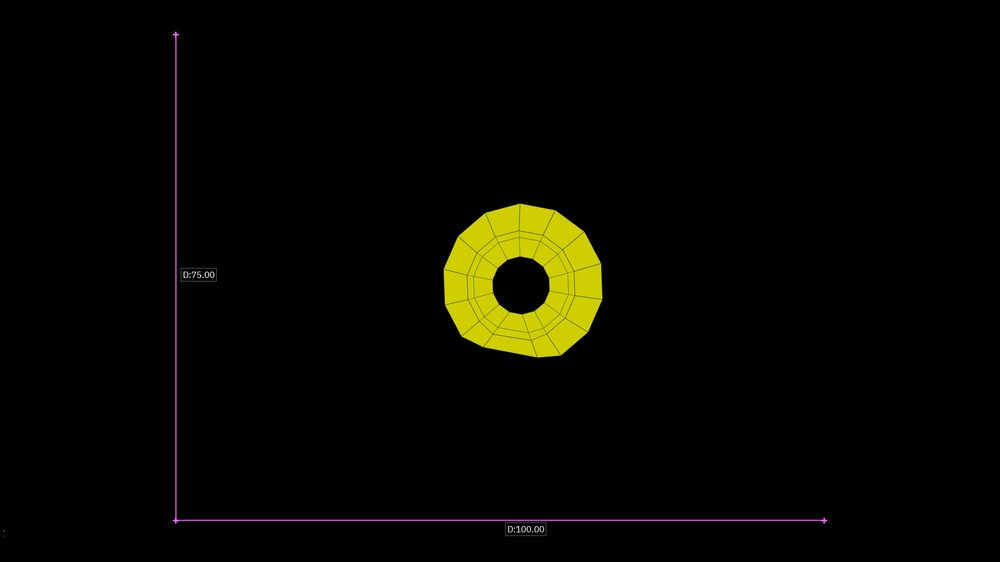
#> input picture jpeg images/hole_001_normalised.jpg, 1000 x 562 px, shrunk from 1920 x 1080 before the run
$ python -i axes_extraction.py   (imports and definitions only)
#> lines starting #> are read from the running program, lines starting #| are printed output that depends on the picture; after the words box and inside, x2 and y2 are one past the last pixel; in counts of white or black regions, pixels touching at a corner belong together
### Full Pipeline/utils.py
import os, cv2
import numpy as np
from pathlib import Path

"""Shared small utilities for image loading, coordinate conversion, and masks."""


def open_image(image):
    """Accept either a path or an image array and always return an OpenCV image."""
    if isinstance(image, str) or isinstance(image, Path):
        if not os.path.isfile(image):
            raise ValueError("Invalid file path")
        img = cv2.imread(image)
        if img is None:
            raise ValueError("File is not a valid image")
    elif isinstance(image, np.ndarray):
        img = image.copy()
    else:
        raise TypeError("Input must be a file path or an OpenCV image (numpy array)")

    return img


def create_color_mask_HSV(image, lower_bound=np.array([140, 50, 50]), upper_bound=np.array([170, 255, 255])):

    '''
    Default bounds are for pink axes

    :param image:
    :param lower_bound: in HSV color space
    :param upper_bound: in HSV color space
    :return:
    '''

    # Open Image
    img = open_image(image)

    # Convert to HSV
    hsv = cv2.cvtColor(img, cv2.COLOR_BGR2HSV)

    mask = cv2.inRange(hsv, lower_bound, upper_bound)

    return mask

# [53 lines left out: functions filter_nodes_keep_indices, custom_bgrtogray_transform, turn_green_to_black, not called in this run]

### Full Pipeline/extract_center_line.py
import cv2
import numpy as np
import matplotlib.pyplot as plt

"""Small custom thinning helper used when cleaning detected axis masks."""

def kernel_func(patch):
    if (patch[1,0]>0 and patch[1,2]>0) and (patch[0,1]==0 and patch[2,1]==0):
        return False
    elif (patch[0,1]>0 and patch[2,1]>0) and (patch[1,0]==0 and patch[1,2]==0):
        return False
    else:
        return True


def apply_custom_kernel_rule(img):
    """
    img: 2D numpy array (binary or grayscale)
    kernel_func: function that takes a local patch and returns True/False

    returns: modified image
    """

    img = img.copy()
    h, w = img.shape

    out = img.copy()

    # assume 3x3 kernel (can generalize later)
    k = 1  # radius

    for i in range(k, h - k):
        for j in range(k, w - k):

            # extract neighborhood patch
            patch = img[i - k:i + k + 1, j - k:j + k + 1]

            # apply custom rule
            if kernel_func(patch):
                out[i, j] = 0

    return out

### Full Pipeline/axes_extraction.py
import cv2
import numpy as np
import os
"""Detect the magenta axes and recover the image-to-model scaling."""

from extract_center_line import apply_custom_kernel_rule
from utils import *


def edge_det(mask, h):
    """Clean the axis mask and extract strong edges before Hough detection."""
    k = max(3, h // 500)
    kernel = np.ones((k, k), np.uint8)

    mask = cv2.morphologyEx(mask, cv2.MORPH_CLOSE, kernel)
    mask = cv2.morphologyEx(mask, cv2.MORPH_OPEN, kernel)

    # Edge detection
    edges = cv2.Canny(mask, 50, 150)

    return edges

def binarization(gray):
    """Binarize the magenta axis mask so line detection is more stable."""
    # Optional: denoise (helps adaptive threshold stability)
    gray = cv2.GaussianBlur(gray, (5, 5), 0)

    binary = cv2.adaptiveThreshold(
        gray,
        255,
        cv2.ADAPTIVE_THRESH_GAUSSIAN_C,
        cv2.THRESH_BINARY_INV,
        7,  # block size (must be odd)
        2  # constant subtracted from mean
    )

    kernel = np.ones((4, 4), np.uint8)
    dilated = cv2.dilate(binary, kernel, iterations=1)

    new_binary = cv2.adaptiveThreshold(
        dilated,
        255,
        cv2.ADAPTIVE_THRESH_GAUSSIAN_C,
        cv2.THRESH_BINARY_INV,
        7,  # block size (must be odd)
        2  # constant subtracted from mean
    )

    return new_binary

def preprocess(image_path):
    """Create a simple HSV mask of the magenta axes."""
    # 1. Load image
    img = cv2.imread(image_path)
    if img is None:
        raise ValueError("Image not found")

    # 2. Convert to HSV
    hsv = cv2.cvtColor(img, cv2.COLOR_BGR2HSV)

    # 3. Threshold pink/purple
    lower = np.array([140, 50, 50])
    upper = np.array([170, 255, 255])
    mask = cv2.inRange(hsv, lower, upper)

    gray = mask.copy()

    return gray

def extract_axes(image_path, edges, debug=False):
    """Recover the two axes, their intersection, and the scaling factors."""
    # # 1. Load image
    img = open_image(image_path)
    #
    h, w = img.shape[:2]
    #

    # 6. Hough line detection
    lines = cv2.HoughLinesP(
        edges,
        rho=1,
        theta=np.pi / 180,
        threshold=100,
        minLineLength=w // 4,
        maxLineGap=6
    )

    if lines is None:
        raise ValueError("No lines detected")

    # 7. Separate horizontal and vertical lines. The competition images contain
    # one dominant horizontal magenta axis and one dominant vertical magenta axis.
    horizontal_axis = ()
    vertical_axis = ()

    for line in lines:
        x1, y1, x2, y2 = line[0]

        dx = abs(x2 - x1)
        dy = abs(y2 - y1)

        if dx > dy:  # horizontal
            horizontal_axis = (x1, y1, x2, y2)
        else:        # vertical
            vertical_axis = (x1, y1, x2, y2)

    if not horizontal_axis or not vertical_axis:
        raise ValueError("Could not find both axis lines")

    top_line = list(horizontal_axis)
    right_line = list(vertical_axis)

    top_line[0] = horizontal_axis[0] - 2
    top_line[2] = horizontal_axis[2] + 1

    right_line[0] = vertical_axis[0] - 1
    right_line[1] = vertical_axis[1] + 1
    right_line[2] = vertical_axis[2] - 1
    right_line[3] = vertical_axis[3] - 1

    top_line = tuple(top_line)
    right_line = tuple(right_line)

    print(top_line)
    print(right_line)


    # 9. Compute the origin as the axes intersection in image coordinates.
    def intersect(l1, l2):
        x1, y1, x2, y2 = l1
        x3, y3, x4, y4 = l2

        A1 = y2 - y1
        B1 = x1 - x2
        C1 = A1 * x1 + B1 * y1

        A2 = y4 - y3
        B2 = x3 - x4
        C2 = A2 * x3 + B2 * y3

        det = A1 * B2 - A2 * B1
        if det == 0:
            return None

        x = (B2 * C1 - B1 * C2) / det
        y = (A1 * C2 - A2 * C1) / det

        return int(x), int(y)

    if top_line[0] == right_line[0] and top_line[1] == right_line[1]:
        intersection = (top_line[0], top_line[1])
        print('On top')
    else:
        intersection = intersect(horizontal_axis, vertical_axis)

    if intersection is None:
        raise ValueError("Lines do not intersect")

    work_area = (top_line[2], top_line[3], right_line[2], right_line[3])


    # 10. Estimate coordinate bounds from the detected axes themselves.
    # The horizontal axis gives the rightmost x extent and the vertical
    # axis gives the upper y extent, both measured from the same origin.
    x_axis_end = max(top_line[0], top_line[2])
    y_axis_top = min(right_line[1], right_line[3])

    origin_x, origin_y = intersection
    x_span = float(x_axis_end - origin_x)
    y_span = float(origin_y - y_axis_top)

    if x_span <= 0 or y_span <= 0:
        raise ValueError(
            f"Invalid axis spans detected: x_span={x_span}, y_span={y_span}, "
            f"intersection={intersection}, top_line={top_line}, right_line={right_line}"
        )

    x_scale = 100.0 / x_span
    y_scale = 75.0 / y_span


    vis = img.copy()


    # draw selected axes
    cv2.line(vis, (top_line[0], top_line[1]), (top_line[2], top_line[3]), (0,255,0), 1)
    cv2.line(vis, (right_line[0], right_line[1]), (right_line[2], right_line[3]), (255,0,0), 1)

    # draw intersection
    cv2.circle(vis, intersection, 1, (0,0,255))

    if debug:
        name = os.path.splitext(os.path.basename(image_path))[0]
        filename = name+"_hough.jpg"
        cv2.imshow("debug", vis)
        cv2.imwrite(filename, vis)
        cv2.waitKey(0)
        cv2.destroyAllWindows()

    return {
        "top_line": top_line,
        "right_line": right_line,
        "intersection": intersection,
        "x_scale": x_scale,
        "y_scale": y_scale,
        "work_area": work_area,
        "vertical_axis": right_line,
        "horizontal_axis": top_line,
        "visualization": vis
    }


def run_axes(image_path):
    """Public entrypoint used by the rest of the pipeline for axis calibration."""
    gray = create_color_mask_HSV(image_path)
#> in open_image, img is the input picture: shape (562, 1000, 3); mean B, G, R 1, 6.4, 6.7
#> in create_color_mask_HSV, `hsv = cv2.cvtColor(img, cv2.COLOR_BGR2HSV)`: hsv: shape (562, 1000, 3); mean H, S, V 5.1, 17.4, 6.8
#> in create_color_mask_HSV, `mask = cv2.inRange(hsv, lower_bound, upper_bound)`:
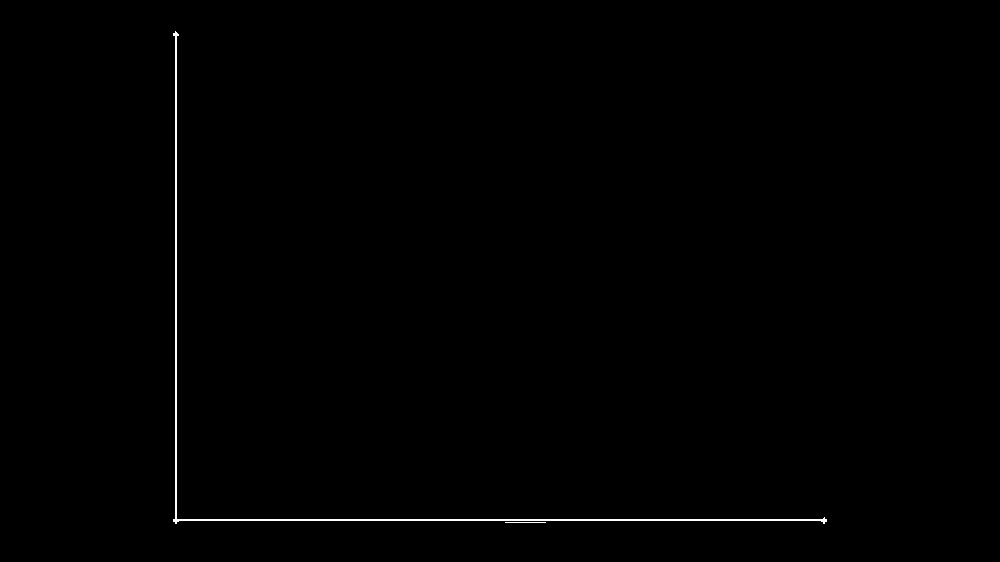
#> mask: shape (562, 1000); 0.42% white in thin lines or dots, all inside (x1, y1, x2, y2) = (173, 31, 827, 524)
    binary = binarization(gray)
#> in binarization, `binary = cv2.adaptiveThreshold( gray, 255, cv2.ADAPTIVE_THRESH_GAUSSIA..`:
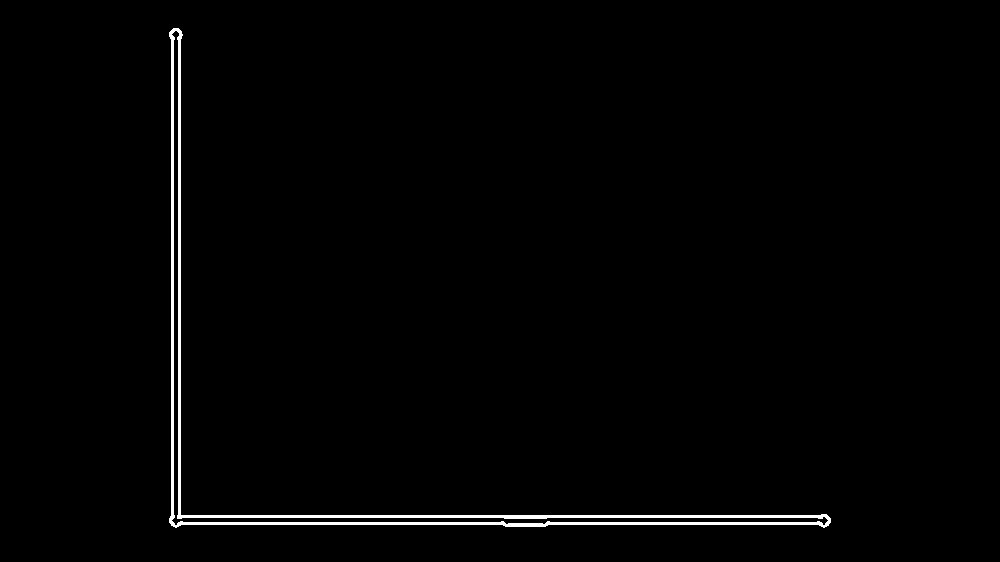
#> binary: shape (562, 1000); 1.3% white; 1 white region, box (x1, y1, x2, y2) and area: (169, 28, 831, 528) 7064
#> in binarization, `dilated = cv2.dilate(binary, kernel, iterations=1)`:
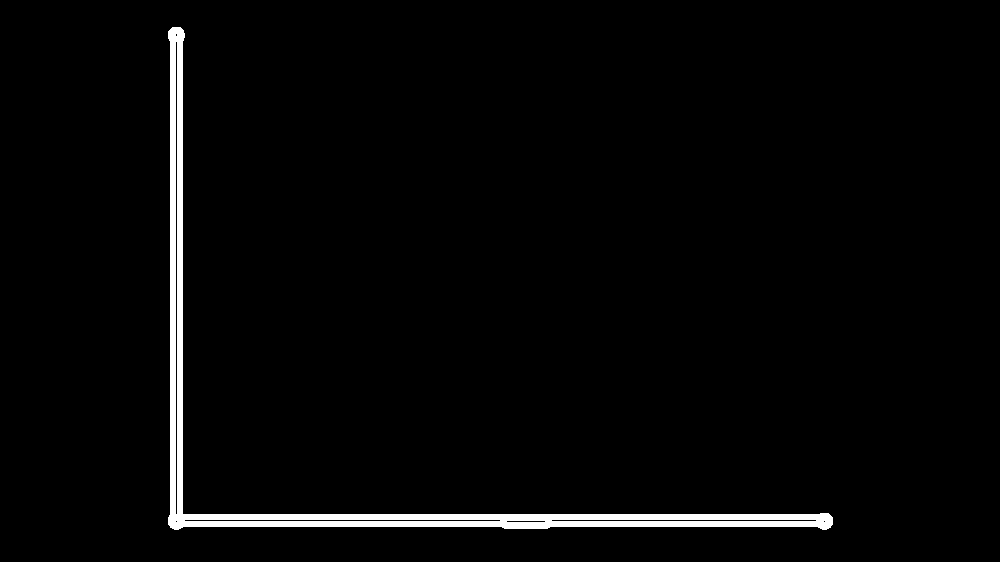
#> dilated: shape (562, 1000); 2.5% white; 1 white region, box (x1, y1, x2, y2) and area: (168, 27, 833, 530) 14051
#> in binarization, `new_binary = cv2.adaptiveThreshold( dilated, 255, cv2.ADAPTIVE_THRESH_..`:
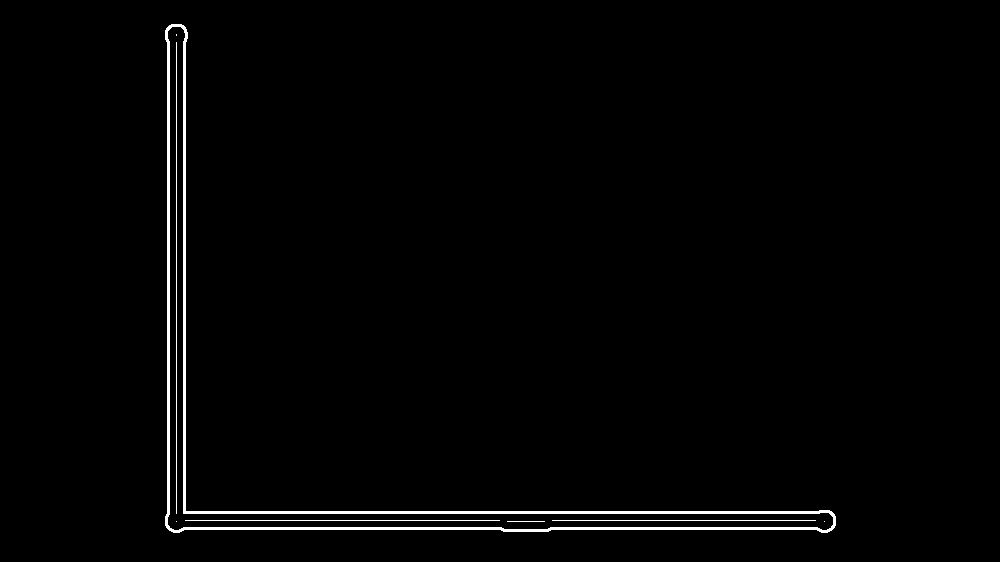
#> new_binary: shape (562, 1000); 1.4% white; 8 white regions (3 under 20 px), largest, box (x1, y1, x2, y2) and area: (165, 24, 836, 533) 7028, (176, 42, 177, 514) 472, (185, 520, 500, 521) 315, (552, 520, 816, 521) 264, (507, 521, 545, 522) 38
    out = apply_custom_kernel_rule(binary)
#> after the loop in apply_custom_kernel_rule, `for i in range(k, h - k):`:
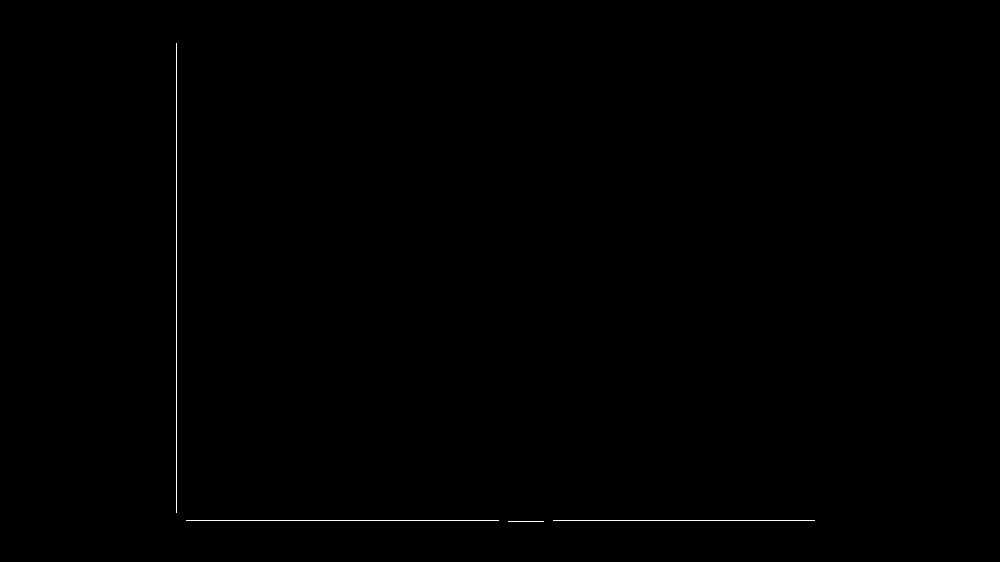
#> out: shape (562, 1000); 0.19% white in thin lines or dots, all inside (x1, y1, x2, y2) = (176, 43, 815, 522)
    result = extract_axes(image_path, out)
#> in extract_axes, `lines = cv2.HoughLinesP( edges, rho=1, theta=np.pi / 180, threshold=10..`: lines = [[186, 520, 498, 520], [176, 512, 176, 43]]
#> the loop in extract_axes, `for line in lines:` made 2 passes
#> (x1, y1, x2, y2, dx, dy) on passes 1 to 2: (186, 520, 498, 520, 312, 0), (176, 512, 176, 43, 0, 469)
#> in extract_axes, `top_line = list(horizontal_axis)`: top_line = [186, 520, 498, 520]
#> in extract_axes, `right_line = list(vertical_axis)`: right_line = [176, 512, 176, 43]
#> in extract_axes, `top_line = tuple(top_line)`: top_line = (184, 520, 499, 520)
#> in extract_axes, `right_line = tuple(right_line)`: right_line = (175, 513, 175, 42)
#| (184, 520, 499, 520)
#| (175, 513, 175, 42)
#> in intersect, `x1, y1, x2, y2 = l1`: x1 = 186; y1 = 520; x2 = 498; y2 = 520
#> in intersect, `x3, y3, x4, y4 = l2`: x3 = 176; y3 = 512; x4 = 176; y4 = 43
#> in intersect, `A1 = y2 - y1`: A1 = 0
#> in intersect, `B1 = x1 - x2`: B1 = -312
#> in intersect, `C1 = A1 * x1 + B1 * y1`: C1 = -162240
#> in intersect, `A2 = y4 - y3`: A2 = -469
#> in intersect, `B2 = x3 - x4`: B2 = 0
#> in intersect, `C2 = A2 * x3 + B2 * y3`: C2 = -82544
#> in intersect, `det = A1 * B2 - A2 * B1`: det = -146328
#> in intersect, `x = (B2 * C1 - B1 * C2) / det`: x = 176
#> in intersect, `y = (A1 * C2 - A2 * C1) / det`: y = 520
#> in extract_axes, `intersection = intersect(horizontal_axis, vertical_axis)`: intersection = (176, 520)
#> in extract_axes, `work_area = (top_line[2], top_line[3], right_line[2], right_line[3])`: work_area = (499, 520, 175, 42)
#> in extract_axes, `x_axis_end = max(top_line[0], top_line[2])`: x_axis_end = 499
#> in extract_axes, `y_axis_top = min(right_line[1], right_line[3])`: y_axis_top = 42
#> in extract_axes, `origin_x, origin_y = intersection`: origin_x = 176; origin_y = 520
#> in extract_axes, `x_span = float(x_axis_end - origin_x)`: x_span = 323
#> in extract_axes, `y_span = float(origin_y - y_axis_top)`: y_span = 478
#> in extract_axes, `x_scale = 100.0 / x_span`: x_scale = 0.31
#> in extract_axes, `y_scale = 75.0 / y_span`: y_scale = 0.157
#> in extract_axes, `cv2.line(vis, (right_line[0], right_line[1]), (right_line[2], right_li..`:
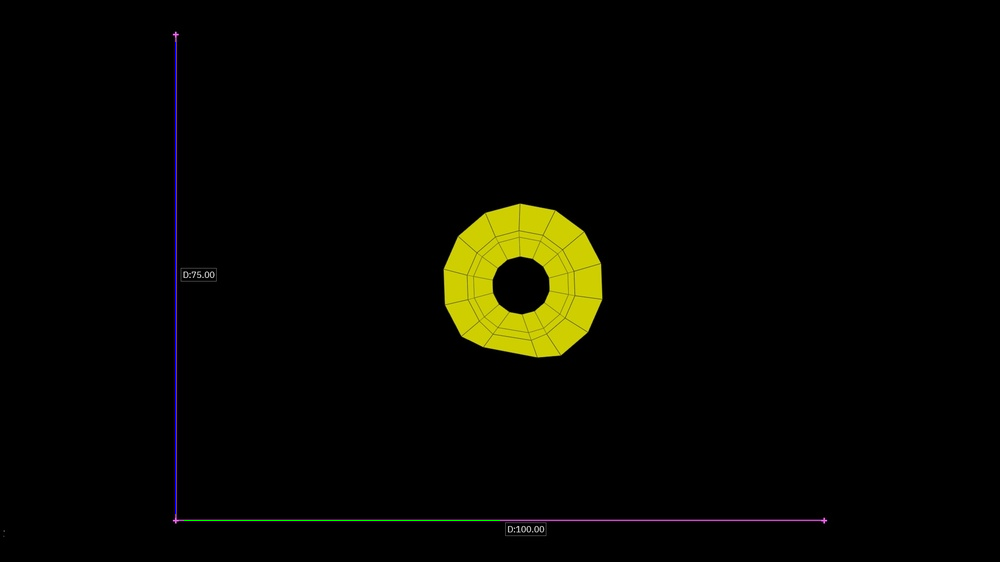
#> vis: shape (562, 1000, 3); mean B, G, R 1, 6.4, 6.5
#> in extract_axes, `cv2.circle(vis, intersection, 1, (0,0,255))`: vis: shape (562, 1000, 3); under 0.01% of pixels changed, all inside (x1, y1, x2, y2) = (175, 519, 178, 522)
#> result = 9 items

    return result

>>> result = run_axes('../jpeg images/hole_001_normalised.jpg')
#> result = 9 items

$ run again, on jpeg images/hole_002_normalised.jpg
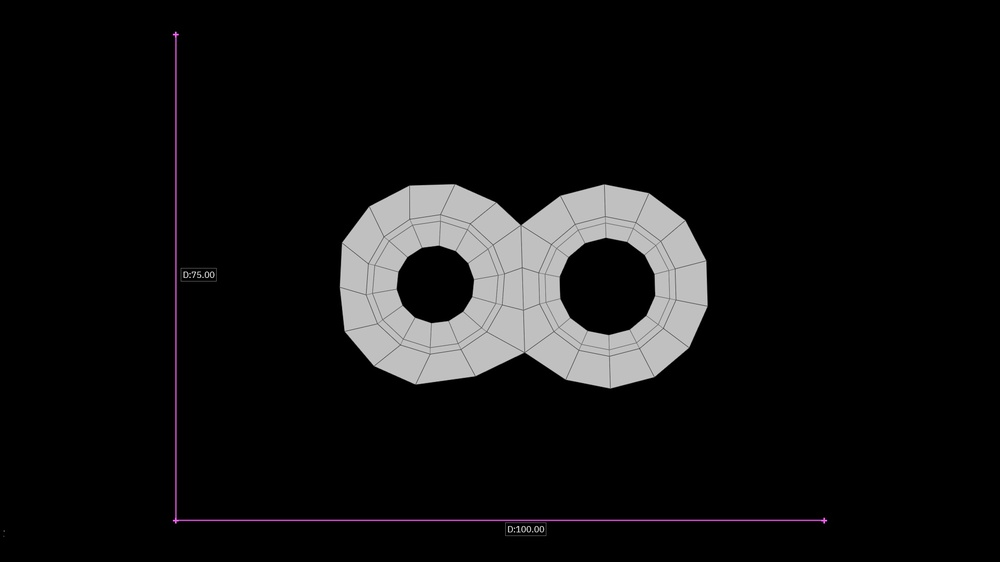
#> input picture jpeg images/hole_002_normalised.jpg, 1000 x 562 px, shrunk from 1920 x 1080 before the run
#> in open_image, img is the input picture: shape (562, 1000, 3); mean B, G, R 17.3, 17, 17.3
#> hsv: shape (562, 1000, 3); mean H, S, V 3.5, 7.5, 17.4
#> mask: shape (562, 1000); 0.42% white in thin lines or dots, all inside (x1, y1, x2, y2) = (173, 31, 827, 524)
#> binary: shape (562, 1000); 1.3% white; 1 white region, box (x1, y1, x2, y2) and area: (169, 28, 831, 528) 7064
#> dilated: shape (562, 1000); 2.5% white; 1 white region, box (x1, y1, x2, y2) and area: (168, 27, 833, 530) 14051
#> new_binary: shape (562, 1000); 1.4% white; 8 white regions (3 under 20 px), largest, box (x1, y1, x2, y2) and area: (165, 24, 836, 533) 7028, (176, 42, 177, 514) 472, (185, 520, 500, 521) 315, (552, 520, 816, 521) 264, (507, 521, 545, 522) 38
#> lines = [[186, 520, 498, 520], [176, 512, 176, 43]]
#> the loop in extract_axes, `for line in lines:` made 2 passes
#> (x1, y1, x2, y2, dx, dy) on passes 1 to 2: (186, 520, 498, 520, 312, 0), (176, 512, 176, 43, 0, 469)
#> in extract_axes, `top_line = list(horizontal_axis)`: top_line = [186, 520, 498, 520]
#> in extract_axes, `right_line = list(vertical_axis)`: right_line = [176, 512, 176, 43]
#> in extract_axes, `top_line = tuple(top_line)`: top_line = (184, 520, 499, 520)
#> in extract_axes, `right_line = tuple(right_line)`: right_line = (175, 513, 175, 42)
#| (184, 520, 499, 520)
#| (175, 513, 175, 42)
#> in intersect, `x1, y1, x2, y2 = l1`: x1 = 186; y1 = 520; x2 = 498; y2 = 520
#> x3 = 176; y3 = 512; x4 = 176; y4 = 43
#> A1 = 0
#> B1 = -312
#> C1 = -162240
#> A2 = -469
#> B2 = 0
#> C2 = -82544
#> det = -146328
#> x = 176
#> y = 520
#> intersection = (176, 520)
#> work_area = (499, 520, 175, 42)
#> x_axis_end = 499
#> y_axis_top = 42
#> origin_x = 176; origin_y = 520
#> x_span = 323
#> y_span = 478
#> x_scale = 0.31
#> y_scale = 0.157
#> in extract_axes, `cv2.line(vis, (right_line[0], right_line[1]), (right_line[2], right_li..`:
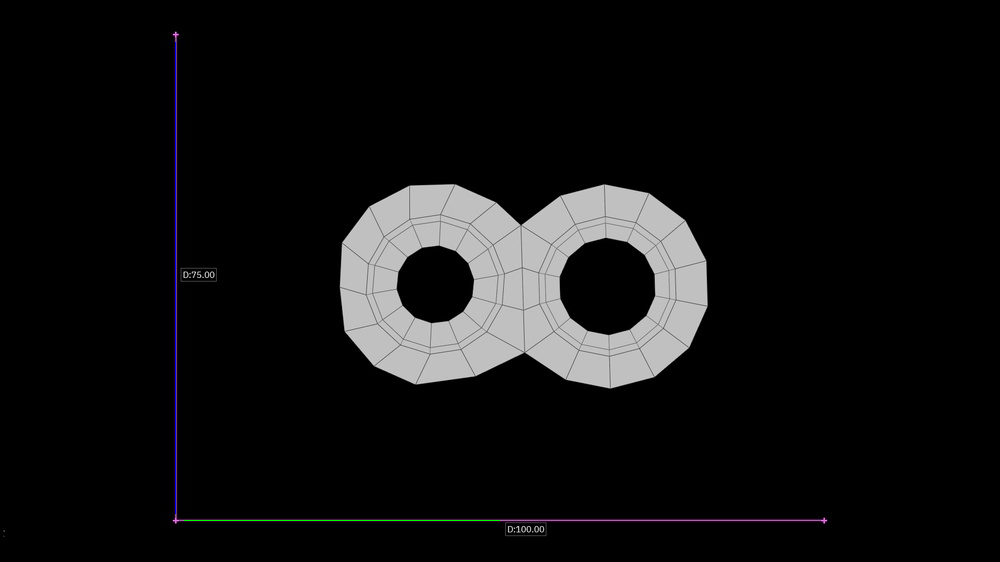
#> vis: shape (562, 1000, 3); mean B, G, R 17.3, 17, 17.1
#> in run_axes, `result = extract_axes(image_path, out)`: result = 9 items
